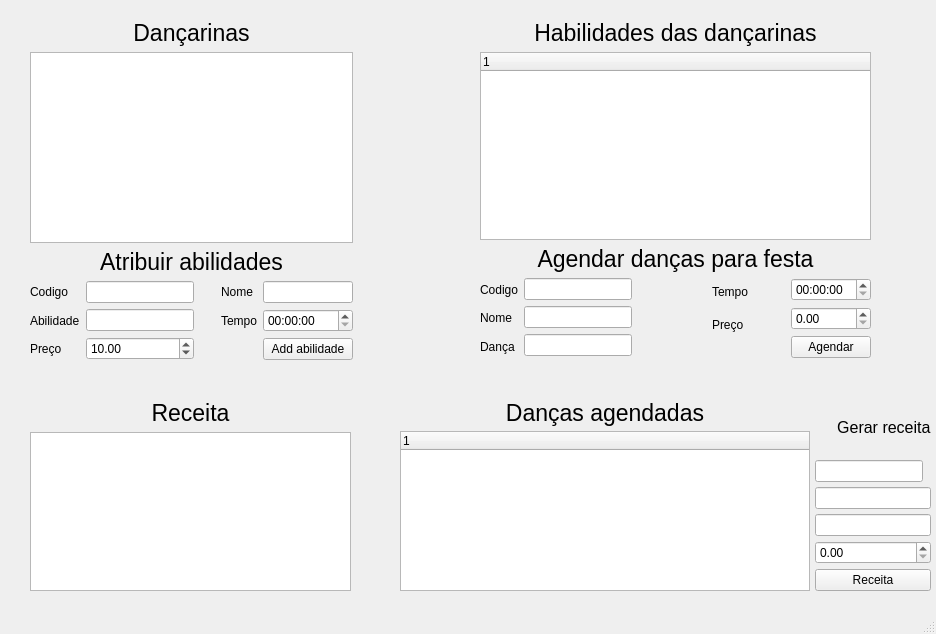
<?xml version="1.0" encoding="UTF-8"?>
<ui version="4.0">
 <class>TelaDancarina</class>
 <widget class="QMainWindow" name="TelaDancarina">
  <property name="geometry">
   <rect>
    <x>0</x>
    <y>0</y>
    <width>936</width>
    <height>634</height>
   </rect>
  </property>
  <property name="sizePolicy">
   <sizepolicy hsizetype="Fixed" vsizetype="Fixed">
    <horstretch>0</horstretch>
    <verstretch>0</verstretch>
   </sizepolicy>
  </property>
  <property name="windowTitle">
   <string>Dançarina</string>
  </property>
  <property name="windowIcon">
   <iconset resource="mures.qrc">
    <normaloff>:/imagem/imagem/dancarina.jpg</normaloff>:/imagem/imagem/dancarina.jpg</iconset>
  </property>
  <widget class="QWidget" name="centralwidget">
   <widget class="QWidget" name="layoutWidget">
    <property name="geometry">
     <rect>
      <x>30</x>
      <y>20</y>
      <width>323</width>
      <height>340</height>
     </rect>
    </property>
    <layout class="QVBoxLayout" name="verticalLayout_10">
     <item>
      <widget class="QLabel" name="label">
       <property name="font">
        <font>
         <pointsize>17</pointsize>
         <weight>50</weight>
         <italic>false</italic>
         <bold>false</bold>
         <underline>false</underline>
         <strikeout>false</strikeout>
         <stylestrategy>PreferDefault</stylestrategy>
         <kerning>true</kerning>
        </font>
       </property>
       <property name="acceptDrops">
        <bool>false</bool>
       </property>
       <property name="autoFillBackground">
        <bool>false</bool>
       </property>
       <property name="text">
        <string>Dançarinas</string>
       </property>
       <property name="alignment">
        <set>Qt::AlignCenter</set>
       </property>
      </widget>
     </item>
     <item>
      <widget class="QTableView" name="tableView_dancarina">
       <property name="editTriggers">
        <set>QAbstractItemView::NoEditTriggers</set>
       </property>
      </widget>
     </item>
     <item>
      <widget class="QLabel" name="label_9">
       <property name="font">
        <font>
         <pointsize>17</pointsize>
        </font>
       </property>
       <property name="text">
        <string>Atribuir abilidades</string>
       </property>
       <property name="alignment">
        <set>Qt::AlignCenter</set>
       </property>
      </widget>
     </item>
     <item>
      <layout class="QHBoxLayout" name="horizontalLayout_3">
       <item>
        <layout class="QHBoxLayout" name="horizontalLayout">
         <item>
          <layout class="QVBoxLayout" name="verticalLayout">
           <item>
            <widget class="QLabel" name="label_2">
             <property name="text">
              <string>Codigo</string>
             </property>
            </widget>
           </item>
           <item>
            <widget class="QLabel" name="label_3">
             <property name="text">
              <string>Abilidade</string>
             </property>
            </widget>
           </item>
           <item>
            <widget class="QLabel" name="label_6">
             <property name="text">
              <string>Preço</string>
             </property>
            </widget>
           </item>
          </layout>
         </item>
         <item>
          <layout class="QVBoxLayout" name="verticalLayout_2">
           <item>
            <widget class="QLineEdit" name="lineEdit_id">
             <property name="sizePolicy">
              <sizepolicy hsizetype="Fixed" vsizetype="Fixed">
               <horstretch>0</horstretch>
               <verstretch>0</verstretch>
              </sizepolicy>
             </property>
            </widget>
           </item>
           <item>
            <widget class="QLineEdit" name="lineEdit_abilidade">
             <property name="sizePolicy">
              <sizepolicy hsizetype="Fixed" vsizetype="Fixed">
               <horstretch>0</horstretch>
               <verstretch>0</verstretch>
              </sizepolicy>
             </property>
            </widget>
           </item>
           <item>
            <widget class="QDoubleSpinBox" name="doubleSpinBox_preco">
             <property name="value">
              <double>10.000000000000000</double>
             </property>
            </widget>
           </item>
          </layout>
         </item>
        </layout>
       </item>
       <item>
        <spacer name="horizontalSpacer_2">
         <property name="orientation">
          <enum>Qt::Horizontal</enum>
         </property>
         <property name="sizeHint" stdset="0">
          <size>
           <width>40</width>
           <height>20</height>
          </size>
         </property>
        </spacer>
       </item>
       <item>
        <layout class="QHBoxLayout" name="horizontalLayout_2">
         <item>
          <layout class="QVBoxLayout" name="verticalLayout_3">
           <item>
            <widget class="QLabel" name="label_4">
             <property name="text">
              <string>Nome</string>
             </property>
            </widget>
           </item>
           <item>
            <widget class="QLabel" name="label_5">
             <property name="text">
              <string>Tempo</string>
             </property>
            </widget>
           </item>
           <item>
            <widget class="QLabel" name="label_8">
             <property name="text">
              <string/>
             </property>
            </widget>
           </item>
          </layout>
         </item>
         <item>
          <layout class="QVBoxLayout" name="verticalLayout_4">
           <item>
            <widget class="QLineEdit" name="lineEdit_nome"/>
           </item>
           <item>
            <widget class="QTimeEdit" name="timeEdit_tempo">
             <property name="minimumTime">
              <time>
               <hour>0</hour>
               <minute>0</minute>
               <second>0</second>
              </time>
             </property>
            </widget>
           </item>
           <item>
            <widget class="QPushButton" name="pushButton_addAbilidade">
             <property name="text">
              <string>Add abilidade</string>
             </property>
            </widget>
           </item>
          </layout>
         </item>
        </layout>
       </item>
      </layout>
     </item>
    </layout>
   </widget>
   <widget class="QWidget" name="layoutWidget">
    <property name="geometry">
     <rect>
      <x>480</x>
      <y>20</y>
      <width>391</width>
      <height>338</height>
     </rect>
    </property>
    <layout class="QVBoxLayout" name="verticalLayout_11">
     <item>
      <widget class="QLabel" name="label_7">
       <property name="font">
        <font>
         <pointsize>17</pointsize>
        </font>
       </property>
       <property name="text">
        <string>Habilidades das dançarinas</string>
       </property>
       <property name="alignment">
        <set>Qt::AlignCenter</set>
       </property>
      </widget>
     </item>
     <item>
      <widget class="QTreeWidget" name="treeWidget_abilidade">
       <column>
        <property name="text">
         <string notr="true">1</string>
        </property>
       </column>
      </widget>
     </item>
     <item>
      <widget class="QLabel" name="label_11">
       <property name="font">
        <font>
         <pointsize>17</pointsize>
        </font>
       </property>
       <property name="text">
        <string>Agendar danças para festa</string>
       </property>
       <property name="alignment">
        <set>Qt::AlignCenter</set>
       </property>
      </widget>
     </item>
     <item>
      <layout class="QHBoxLayout" name="horizontalLayout_4">
       <item>
        <layout class="QVBoxLayout" name="verticalLayout_5">
         <item>
          <widget class="QLabel" name="label_10">
           <property name="text">
            <string>Codigo</string>
           </property>
          </widget>
         </item>
         <item>
          <widget class="QLabel" name="label_12">
           <property name="text">
            <string>Nome</string>
           </property>
          </widget>
         </item>
         <item>
          <widget class="QLabel" name="label_13">
           <property name="text">
            <string>Dança</string>
           </property>
          </widget>
         </item>
        </layout>
       </item>
       <item>
        <layout class="QVBoxLayout" name="verticalLayout_6">
         <item>
          <widget class="QLineEdit" name="lineEdit_AgendaCodigo">
           <property name="toolTip">
            <string comment="selecione na lista acima"/>
           </property>
          </widget>
         </item>
         <item>
          <widget class="QLineEdit" name="lineEdit_agendaNome"/>
         </item>
         <item>
          <widget class="QLineEdit" name="lineEdit_agendaAbilidade"/>
         </item>
        </layout>
       </item>
       <item>
        <spacer name="horizontalSpacer_3">
         <property name="orientation">
          <enum>Qt::Horizontal</enum>
         </property>
         <property name="sizeHint" stdset="0">
          <size>
           <width>40</width>
           <height>20</height>
          </size>
         </property>
        </spacer>
       </item>
       <item>
        <layout class="QVBoxLayout" name="verticalLayout_8">
         <item>
          <widget class="QLabel" name="label_14">
           <property name="text">
            <string>Tempo</string>
           </property>
          </widget>
         </item>
         <item>
          <widget class="QLabel" name="label_15">
           <property name="text">
            <string>Preço</string>
           </property>
          </widget>
         </item>
         <item>
          <spacer name="horizontalSpacer">
           <property name="orientation">
            <enum>Qt::Horizontal</enum>
           </property>
           <property name="sizeHint" stdset="0">
            <size>
             <width>40</width>
             <height>20</height>
            </size>
           </property>
          </spacer>
         </item>
        </layout>
       </item>
       <item>
        <layout class="QVBoxLayout" name="verticalLayout_7">
         <item>
          <widget class="QTimeEdit" name="timeEdit_agendaTempo"/>
         </item>
         <item>
          <widget class="QDoubleSpinBox" name="doubleSpinBox_agendaPreco"/>
         </item>
         <item>
          <widget class="QPushButton" name="pushButton_agenda">
           <property name="text">
            <string>Agendar</string>
           </property>
          </widget>
         </item>
        </layout>
       </item>
      </layout>
     </item>
    </layout>
   </widget>
   <widget class="QWidget" name="layoutWidget">
    <property name="geometry">
     <rect>
      <x>400</x>
      <y>400</y>
      <width>531</width>
      <height>191</height>
     </rect>
    </property>
    <property name="font">
     <font>
      <weight>50</weight>
      <bold>false</bold>
     </font>
    </property>
    <layout class="QHBoxLayout" name="horizontalLayout_5" stretch="0,0">
     <property name="spacing">
      <number>5</number>
     </property>
     <property name="sizeConstraint">
      <enum>QLayout::SetDefaultConstraint</enum>
     </property>
     <property name="leftMargin">
      <number>0</number>
     </property>
     <property name="topMargin">
      <number>0</number>
     </property>
     <property name="bottomMargin">
      <number>0</number>
     </property>
     <item>
      <layout class="QVBoxLayout" name="verticalLayout_12">
       <item>
        <widget class="QLabel" name="label_16">
         <property name="font">
          <font>
           <pointsize>17</pointsize>
           <weight>50</weight>
           <bold>false</bold>
          </font>
         </property>
         <property name="text">
          <string>Danças agendadas</string>
         </property>
         <property name="alignment">
          <set>Qt::AlignCenter</set>
         </property>
        </widget>
       </item>
       <item>
        <widget class="QTreeWidget" name="treeWidget_agenda">
         <property name="font">
          <font>
           <weight>50</weight>
           <bold>false</bold>
          </font>
         </property>
         <column>
          <property name="text">
           <string notr="true">1</string>
          </property>
         </column>
        </widget>
       </item>
      </layout>
     </item>
     <item>
      <layout class="QVBoxLayout" name="verticalLayout_9">
       <item>
        <widget class="QLabel" name="label_17">
         <property name="sizePolicy">
          <sizepolicy hsizetype="Fixed" vsizetype="Preferred">
           <horstretch>0</horstretch>
           <verstretch>0</verstretch>
          </sizepolicy>
         </property>
         <property name="font">
          <font>
           <pointsize>12</pointsize>
           <weight>50</weight>
           <bold>false</bold>
          </font>
         </property>
         <property name="text">
          <string>     Gerar receita</string>
         </property>
        </widget>
       </item>
       <item>
        <widget class="QLineEdit" name="lineEdit_reId">
         <property name="sizePolicy">
          <sizepolicy hsizetype="Fixed" vsizetype="Fixed">
           <horstretch>0</horstretch>
           <verstretch>0</verstretch>
          </sizepolicy>
         </property>
         <property name="font">
          <font>
           <weight>50</weight>
           <bold>false</bold>
          </font>
         </property>
        </widget>
       </item>
       <item>
        <widget class="QLineEdit" name="lineEdit_reNome">
         <property name="sizePolicy">
          <sizepolicy hsizetype="Minimum" vsizetype="Fixed">
           <horstretch>0</horstretch>
           <verstretch>0</verstretch>
          </sizepolicy>
         </property>
         <property name="font">
          <font>
           <weight>50</weight>
           <bold>false</bold>
          </font>
         </property>
        </widget>
       </item>
       <item>
        <widget class="QLineEdit" name="lineEdit_reAbilidade">
         <property name="sizePolicy">
          <sizepolicy hsizetype="Minimum" vsizetype="Fixed">
           <horstretch>0</horstretch>
           <verstretch>0</verstretch>
          </sizepolicy>
         </property>
         <property name="font">
          <font>
           <weight>50</weight>
           <bold>false</bold>
          </font>
         </property>
        </widget>
       </item>
       <item>
        <widget class="QDoubleSpinBox" name="doubleSpinBox_raValor">
         <property name="sizePolicy">
          <sizepolicy hsizetype="Preferred" vsizetype="Fixed">
           <horstretch>0</horstretch>
           <verstretch>0</verstretch>
          </sizepolicy>
         </property>
         <property name="font">
          <font>
           <weight>50</weight>
           <bold>false</bold>
          </font>
         </property>
         <property name="maximum">
          <double>1000.000000000000000</double>
         </property>
        </widget>
       </item>
       <item>
        <widget class="QPushButton" name="pushButton_receita">
         <property name="sizePolicy">
          <sizepolicy hsizetype="Preferred" vsizetype="Fixed">
           <horstretch>0</horstretch>
           <verstretch>0</verstretch>
          </sizepolicy>
         </property>
         <property name="font">
          <font>
           <weight>50</weight>
           <bold>false</bold>
          </font>
         </property>
         <property name="text">
          <string>Receita</string>
         </property>
        </widget>
       </item>
      </layout>
     </item>
    </layout>
   </widget>
   <widget class="QWidget" name="layoutWidget">
    <property name="geometry">
     <rect>
      <x>30</x>
      <y>400</y>
      <width>321</width>
      <height>191</height>
     </rect>
    </property>
    <layout class="QVBoxLayout" name="verticalLayout_13">
     <item>
      <widget class="QLabel" name="label_18">
       <property name="font">
        <font>
         <pointsize>17</pointsize>
        </font>
       </property>
       <property name="text">
        <string>Receita</string>
       </property>
       <property name="alignment">
        <set>Qt::AlignCenter</set>
       </property>
      </widget>
     </item>
     <item>
      <widget class="QTableView" name="tableView_receita">
       <property name="editTriggers">
        <set>QAbstractItemView::NoEditTriggers</set>
       </property>
      </widget>
     </item>
    </layout>
   </widget>
  </widget>
  <widget class="QMenuBar" name="menubar">
   <property name="geometry">
    <rect>
     <x>0</x>
     <y>0</y>
     <width>936</width>
     <height>21</height>
    </rect>
   </property>
   <property name="sizePolicy">
    <sizepolicy hsizetype="Preferred" vsizetype="Preferred">
     <horstretch>0</horstretch>
     <verstretch>0</verstretch>
    </sizepolicy>
   </property>
  </widget>
  <widget class="QStatusBar" name="statusbar"/>
 </widget>
 <resources>
  <include location="mures.qrc"/>
 </resources>
 <connections/>
</ui>
